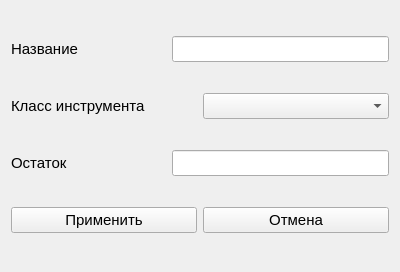
<?xml version="1.0" encoding="UTF-8"?>
<ui version="4.0">
 <class>AddInstruments</class>
 <widget class="QWidget" name="AddInstruments">
  <property name="geometry">
   <rect>
    <x>0</x>
    <y>0</y>
    <width>400</width>
    <height>272</height>
   </rect>
  </property>
  <property name="windowTitle">
   <string>Добавление материала</string>
  </property>
  <layout class="QVBoxLayout" name="verticalLayout">
   <item>
    <layout class="QHBoxLayout" name="horizontalLayout">
     <item>
      <widget class="QLabel" name="label">
       <property name="minimumSize">
        <size>
         <width>155</width>
         <height>0</height>
        </size>
       </property>
       <property name="font">
        <font>
         <pointsize>11</pointsize>
        </font>
       </property>
       <property name="text">
        <string>Название</string>
       </property>
      </widget>
     </item>
     <item>
      <widget class="QLineEdit" name="nameInstrLineEdit">
       <property name="minimumSize">
        <size>
         <width>150</width>
         <height>0</height>
        </size>
       </property>
       <property name="font">
        <font>
         <pointsize>11</pointsize>
        </font>
       </property>
      </widget>
     </item>
    </layout>
   </item>
   <item>
    <layout class="QHBoxLayout" name="horizontalLayout_2">
     <item>
      <widget class="QLabel" name="label_2">
       <property name="minimumSize">
        <size>
         <width>155</width>
         <height>0</height>
        </size>
       </property>
       <property name="font">
        <font>
         <pointsize>11</pointsize>
        </font>
       </property>
       <property name="text">
        <string>Класс инструмента</string>
       </property>
      </widget>
     </item>
     <item>
      <widget class="QComboBox" name="classInstrComboBox">
       <property name="minimumSize">
        <size>
         <width>150</width>
         <height>0</height>
        </size>
       </property>
       <property name="font">
        <font>
         <pointsize>11</pointsize>
        </font>
       </property>
      </widget>
     </item>
    </layout>
   </item>
   <item>
    <layout class="QHBoxLayout" name="horizontalLayout_4">
     <item>
      <widget class="QLabel" name="label_3">
       <property name="minimumSize">
        <size>
         <width>155</width>
         <height>0</height>
        </size>
       </property>
       <property name="font">
        <font>
         <pointsize>11</pointsize>
        </font>
       </property>
       <property name="text">
        <string>Остаток</string>
       </property>
      </widget>
     </item>
     <item>
      <widget class="QLineEdit" name="balanceLineEdit">
       <property name="minimumSize">
        <size>
         <width>155</width>
         <height>0</height>
        </size>
       </property>
       <property name="font">
        <font>
         <pointsize>11</pointsize>
        </font>
       </property>
      </widget>
     </item>
    </layout>
   </item>
   <item>
    <layout class="QHBoxLayout" name="horizontalLayout_3">
     <item>
      <widget class="QPushButton" name="applyButton">
       <property name="font">
        <font>
         <pointsize>11</pointsize>
        </font>
       </property>
       <property name="text">
        <string>Применить</string>
       </property>
      </widget>
     </item>
     <item>
      <widget class="QPushButton" name="cancelPushButton">
       <property name="font">
        <font>
         <pointsize>11</pointsize>
        </font>
       </property>
       <property name="text">
        <string>Отмена</string>
       </property>
      </widget>
     </item>
    </layout>
   </item>
  </layout>
 </widget>
 <resources/>
 <connections/>
</ui>
